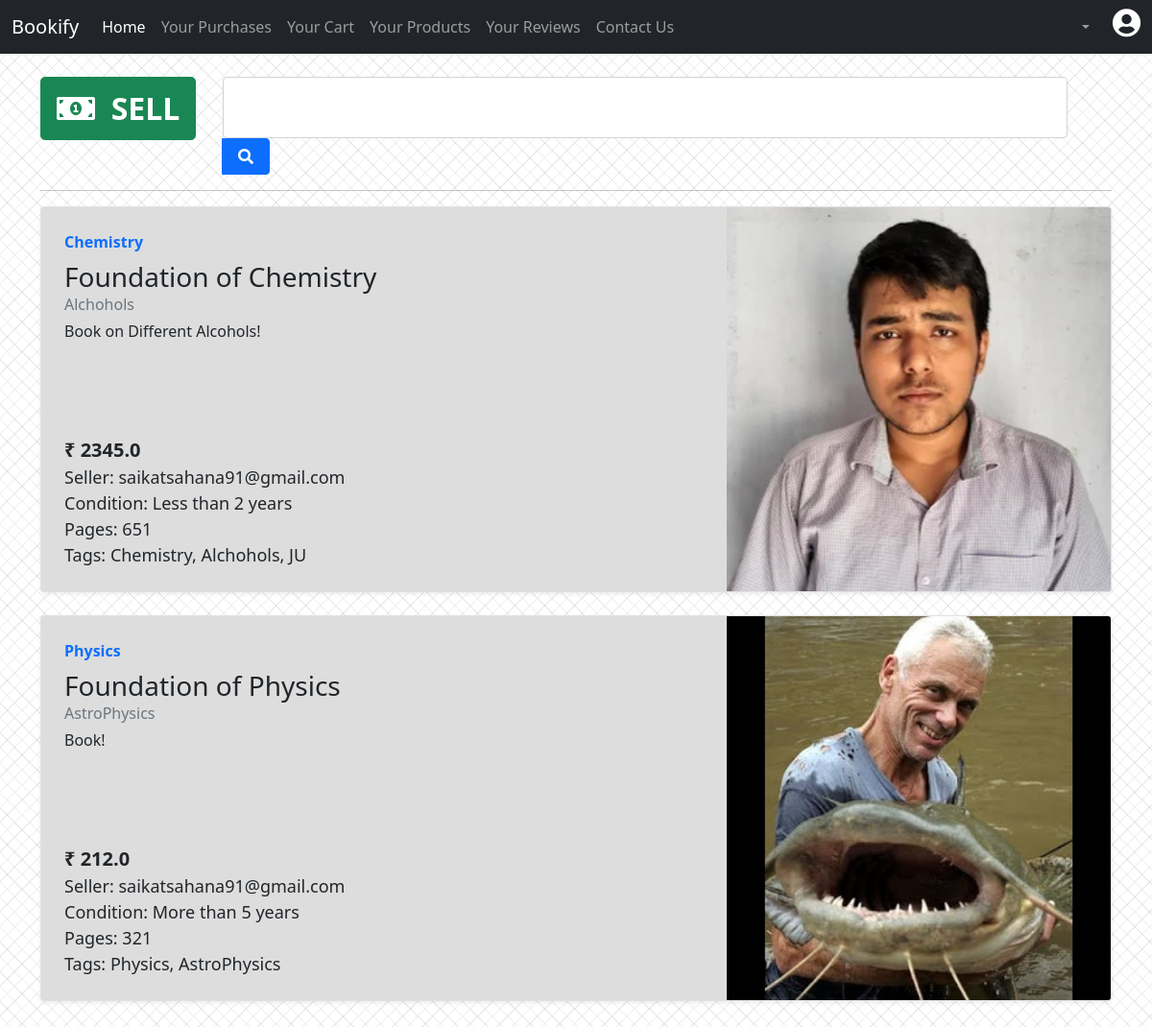
The page /dashboard/saikatsahana81@gmail.com on the database its author committed.
### server.py (models this page shows)
class Transactions(db.Model):
    b_name = db.Column(db.String)
    seller = db.Column(db.String)
    buyer = db.Column(db.String, nullable=True)
    bought = db.Column(db.Integer)
    pages = db.Column(db.Integer)
    age = db.Column(db.String)
    subject = db.Column(db.String)
    stream = db.Column(db.String)
    weight = db.Column(db.Float)
    price = db.Column(db.Float)
    desc = db.Column(db.String, nullable=True)
    tags = db.Column(db.String)
    c_image  = db.Column(db.String)
    id  = db.Column(db.Integer, primary_key=True)

### server.py (the view)
@app.route('/dashboard/<email>')
def dashboard(email):
    email=str(email)
    conn = sqlite3.connect("bookify.db")
    q1 = "select b_name, bought, seller, pages, age, subject, stream, weight, price, desc, tags, c_image from transactions order by id desc".format(em=email)
    rows = conn.execute(q1)
    rows = rows.fetchall()
    for i in range(len(rows)):
        rows[i] = list(rows[i])
    for i in range(len(rows.copy())):
        if (rows[i][1] == 1):
            rows.remove(rows[i][1])
        else:
            pass
        if (rows[i][4]== 1):
            rows[i][4] = "Less than 1 year"
        elif (rows[i][4]== 2):
            rows[i][4] = "Less than 2 years"
        elif (rows[i][4]== 3):
            rows[i][4] = "Less than 5 years"
        else:
            rows[i][4] = "More than 5 years"
    return render_template("dashboard.html", rows= rows)

### templates/dashboard.html (shortened to what this page needs)
<!doctype html>
<html lang="en">
  <head>
    <link href="https://cdn.jsdelivr.net/npm/bootstrap@5.0.2/dist/css/bootstrap.min.css" rel="stylesheet">
    <link rel="stylesheet" href="https://cdnjs.cloudflare.com/ajax/libs/font-awesome/5.15.4/css/all.min.css"/>
    <link rel="stylesheet" href="../static/css/dashboard.css">
  </head>
  <body>
    <nav class="navbar navbar-expand-lg navbar-dark bg-dark">
        <div class="container-fluid">
          <a class="navbar-brand" href="#">Bookify</a>
          <div class="collapse navbar-collapse" id="navbarSupportedContent">
            <ul class="navbar-nav me-auto mb-2 mb-lg-0">
              <li class="nav-item">
                <a class="nav-link active" aria-current="page" href="#">Home</a>
              </li>
              <li class="nav-item">
                <a class="nav-link" href="#">Your Purchases</a>
              </li>
              <li class="nav-item">
                <a class="nav-link" href="#">Your Cart</a>
              </li>
              <li class="nav-item">
                <a id="product_btn" class="nav-link">Your Products</a>
              </li>
              <li class="nav-item">
                <a class="nav-link" href="#">Your Reviews</a>
              </li>
              <li class="nav-item">
                <a class="nav-link" href="#" data-bs-toggle="modal" data-bs-target="#aboutModal">Contact Us</a>
              </li>
            </ul>
            <ul class="navbar-nav d-flex mb-2 mb-lg-0">
                <li class="nav-item dropdown">
                    <a class="nav-link dropdown-toggle" href="#" id="navbarDropdown" role="button" data-bs-toggle="dropdown" aria-expanded="false">
                    </a>
                  </li>
                  <li class="nav-item">
                    <p id="username" style="color:#fff" class="px-2 mb-2 nav-link"></p>
                </li>
                  <li class="nav-item">
                    <a id="profile" class=""><i class="fas fa-user-circle mb-2"></i></a>
                </li>
            </ul>
        </div>
      </nav>
      <div class="container py-4">
          <div class="main_section">
            <div class="row">
              <div class="col-md-2">
                <button type="button" class="btn btn-success btn-lg"><a id="sell_btn"><i class="fas fa-money-bill-alt"></i>&nbsp; <strong> SELL </strong></a></button>
              </div>
              <div class="col-md-10">
                <div class="input-group">
                  <div class="form-outline" id="search_cont">
                    <input name="search" type="search" id="search" class="form-control" />
                  </div>
                  <button id="search_btn" type="button" class="btn btn-primary">
                    <i class="fas fa-search"></i>
                  </button>
                </div>
              </div>
            </div>
            <hr>
            {% for row in rows %}
      <div class="row g-0 border rounded overflow-hidden flex-md-row mb-4 shadow-sm h-md-250 position-relative" style='background-color: rgb(221, 221, 221);'>
        <div class="col p-4 d-flex flex-column position-static">
          <strong class="d-inline-block mb-2 text-primary">{{row[5]}}</strong>
          <h3 class="mb-0">{{row[0]}}</h3>
          <div class="mb-1 text-muted">{{row[6]}}</div>
          <p class="card-text mb-auto">{{row[9]}}</p>
          <span style="font-size: 20px;" class="stretched-link"> <strong> ₹ {{row[8]}}</strong></span>
          <span style="font-size: 18px;" class="stretched-link">Seller: {{row[2]}}</span>
          <span style="font-size: 18px;" class="stretched-link">Condition: {{row[4]}}</span>
          <span style="font-size: 18px;" class="stretched-link">Pages: {{row[3]}}</span>
          <span style="font-size: 18px;" class="stretched-link">Tags: {{row[10]}}</span>
        </div>
        <div class="col-auto d-none d-lg-block">
          <img style="width:400px;height:400px;object-fit:cover;" src=".{{row[11]}}" alt="">
        </div>
      </div>
      {% endfor %}
          </div>
      </div>
  </body>
</html>

### static/css/dashboard.css (style rules this page uses)
body { background-image: repeating-linear-gradient(135deg, rgba(56,55,55, 0.09) 0px, rgba(56,55,55, 0.09) 1px,transparent 1px, transparent 11px),repeating-linear-gradient(45deg, rgba(56,55,55, 0.09) 0px, rgba(56,55,55, 0.09) 1px,transparent 1px, transparent 11px),linear-gradient(90deg, hsl(183,0%,100%),hsl(183,0%,100%)); }
#profile { border-radius: 50%; }
#profile i { font-size: 30px; color: #fff; }
.nav-item { display: flex; justify-content: center; flex-direction: column; align-items: center; }
#sell_btn { font-size: 32px; }
#search_cont { width:95%; }
#search_cont input { font-size: 33px; }
#search_btn { width: 50px; }
#sell_btn { color: #fff; text-decoration: none; }

### rows shown on the page
Transactions: subject "Chemistry", b_name "Foundation of Chemistry", stream "Alchohols", desc "Book on Different Alcohols!", price "2345.0", seller "saikatsahana91@gmail.com", age "Less than 2 years", pages "651", tags "Chemistry, Alchohols, JU", c_image (picture)
Transactions: subject "Physics", b_name "Foundation of Physics", stream "AstroPhysics", desc "Book!", price "212.0", seller "saikatsahana91@gmail.com", row "More than 5 years", pages "321", tags "Physics, AstroPhysics", c_image (picture)
